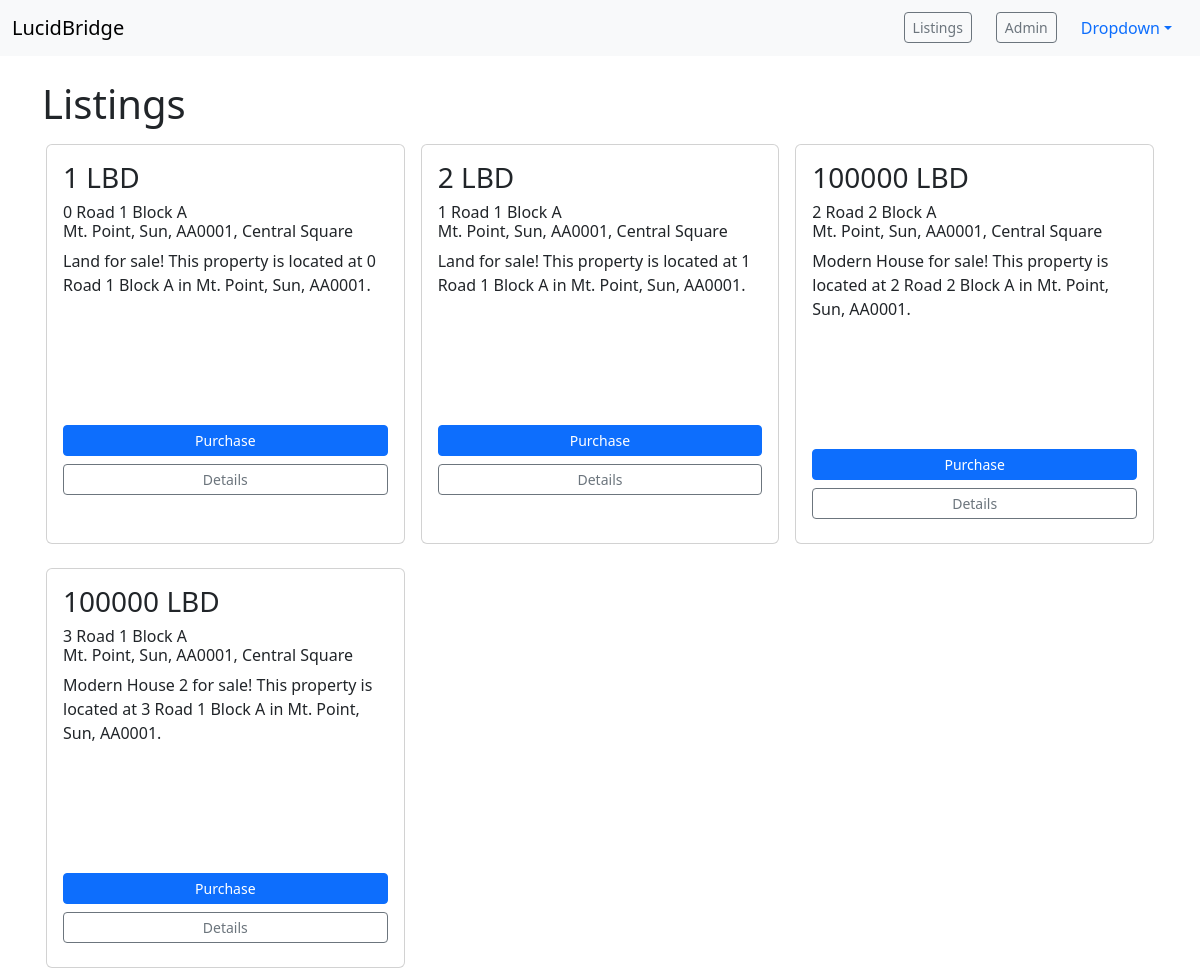
Page /listings/ on the earlier database version.
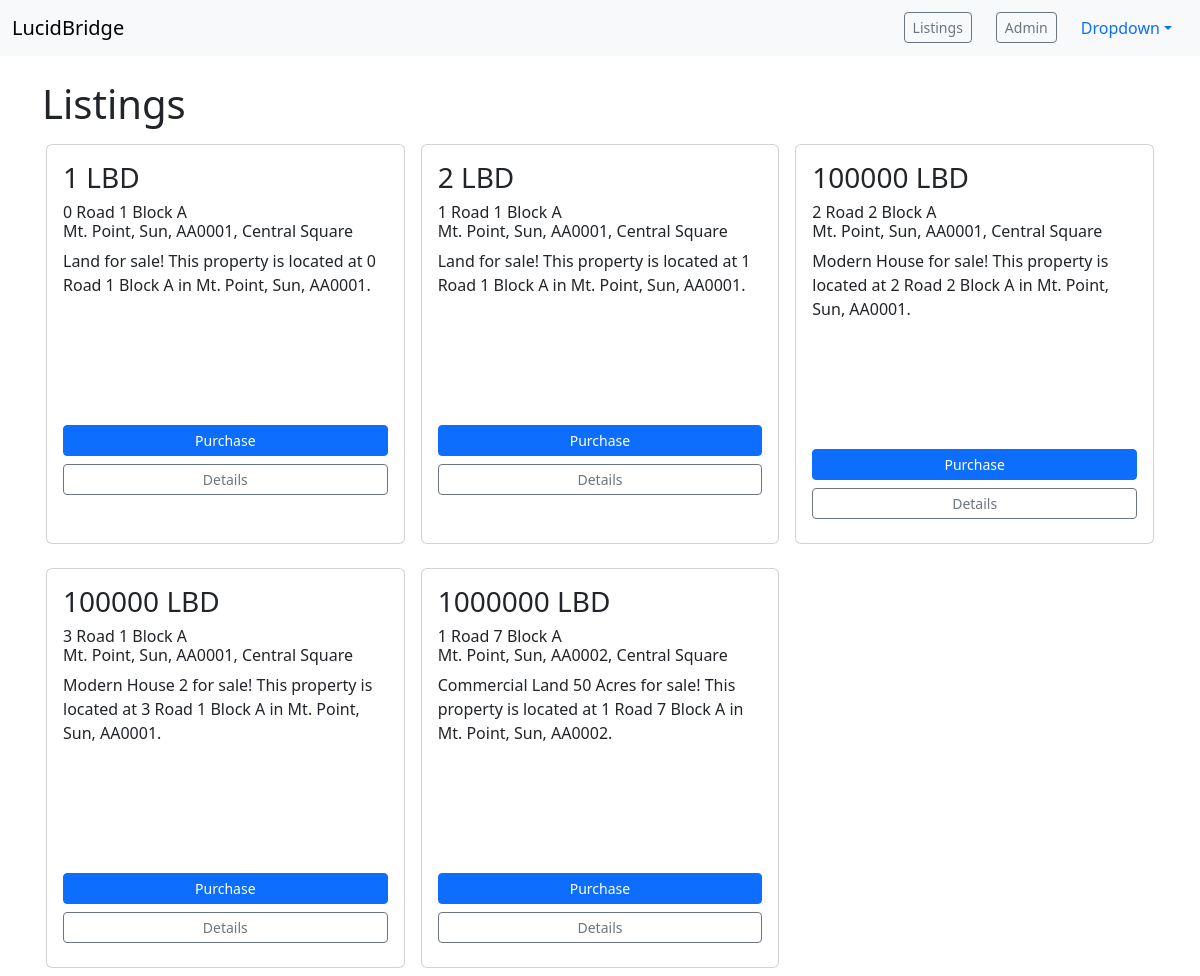
Same page on the later database version.
### payments/models.py (models this page shows)
class Listing(models.Model):
    name = models.CharField(max_length=100, help_text="Name of the property, street specifically, again.")
    property_type = models.CharField(max_length=500, choices=property_type_choices)
    square_feet = models.CharField(max_length=100, blank=True)
    lot_size = models.CharField(max_length=100, blank=True)
    stories = models.CharField(max_length=100, blank=True)
    bedrooms = models.CharField(max_length=100, blank=True)
    bathrooms = models.CharField(max_length=100, blank=True)
    street = models.CharField(max_length=500)
    city = models.CharField(max_length=100)
    zip = models.CharField(max_length=100, blank=True)
    state = models.CharField(max_length=100, blank=True)
    territory = models.CharField(max_length=100)
    price = models.IntegerField()
    image = models.URLField(blank=True)
    front_description = models.TextField(blank=True, max_length=251, help_text='Listings page description. Short description of property')
    back_description = models.TextField(blank=True, max_length=1000, help_text='Detailed description. Long description of property')
    Owner = models.ForeignKey(User, on_delete=models.CASCADE)
    def get_absolute_url(self):
        path = reverse('propdetails', args=[self.pk])
        return path

### payments/views.py (the view)
# urls.py: path("listings/" , views.listonsale, name='listings-page', ),
def listonsale(request):
    listings = Listing.objects.all()
    return render(request, 'listings.html', {'listings': listings})

### payments/templates/listings.html (shortened to what this page needs)
{% extends "base.html" %}
{% block content %}
<br>
  <h1>Listings</h1>
    <div class="row row-cols-1 row-cols-sm-1 row-cols-md-3 g-2">
        {% for listing in listings %}
        <div class="col-sm-4 p-2">
          <div class="card" style="max-width: 26em; height: 25em">
            <div class="card-body">
              <h3>{{listing.price}} LBD</h3>
              <h6 class="card-title">{{ listing.street }} <br>{{listing.city}}, {{listing.state}}, {{listing.zip}}, {{listing.territory}}</h6>
              <p class="card-text mb-5">{{listing.name}} for sale! This property is located at {{listing.street}} in {{listing.city}}, {{listing.state}}, {{listing.zip}}.</p>
          <br>
          <br>
          <br>
              <form method="post" action="/listing/buy">
                <input type="submit" value="Purchase" class="btn btn-sm btn-primary mt-2 w-100">
              </form>
              <a href="{{ listing.get_absolute_url }}" class="btn btn-sm btn-outline-secondary mt-2 w-100">Details</a>
            </div>
          </div>
        </div>
        <br>
    {% endfor %}
    </div>
  </div>
{% endblock %}

### payments/templates/base.html (shortened to what this page needs)
<!DOCTYPE html>
<html lang="en">
<head>
</head>
<link href="https://cdn.jsdelivr.net/npm/bootstrap@5.3.3/dist/css/bootstrap.min.css" rel="stylesheet">
<body>
    <nav class="navbar bg-body-tertiary">
        <div class="container-fluid">
            <a class="navbar-brand h1 mb-0" href="{% url 'home' %}">LucidBridge</a>
            <ul class="nav">
                <li class="nav-item">
                  <a class=" btn btn-sm btn-outline-secondary mt-1 mx-3 " aria-current="page" href="/listings">Listings</a>
                </li>
                <li class="nav-item">
                    <a class=" btn btn-sm btn-outline-secondary mt-1 mx-2" aria-current="page" href="/admin">Admin</a>
                  </li>
                <li class="nav-item dropdown">
                  <a class="nav-link dropdown-toggle" data-bs-toggle="dropdown" href="#" role="button" aria-expanded="false">Dropdown</a>
                </li>
              </ul>
        </div>
      </nav>
    <div class="container">
    {% block content %}
    {% endblock %}
</body>
</html>

Differences in the rows shown:
added Listing: price "1000000", street "1 Road 7 Block A", city "Mt. Point", state "Sun", zip "AA0002", territory "Central Square", name "Commercial Land 50 Acres"
